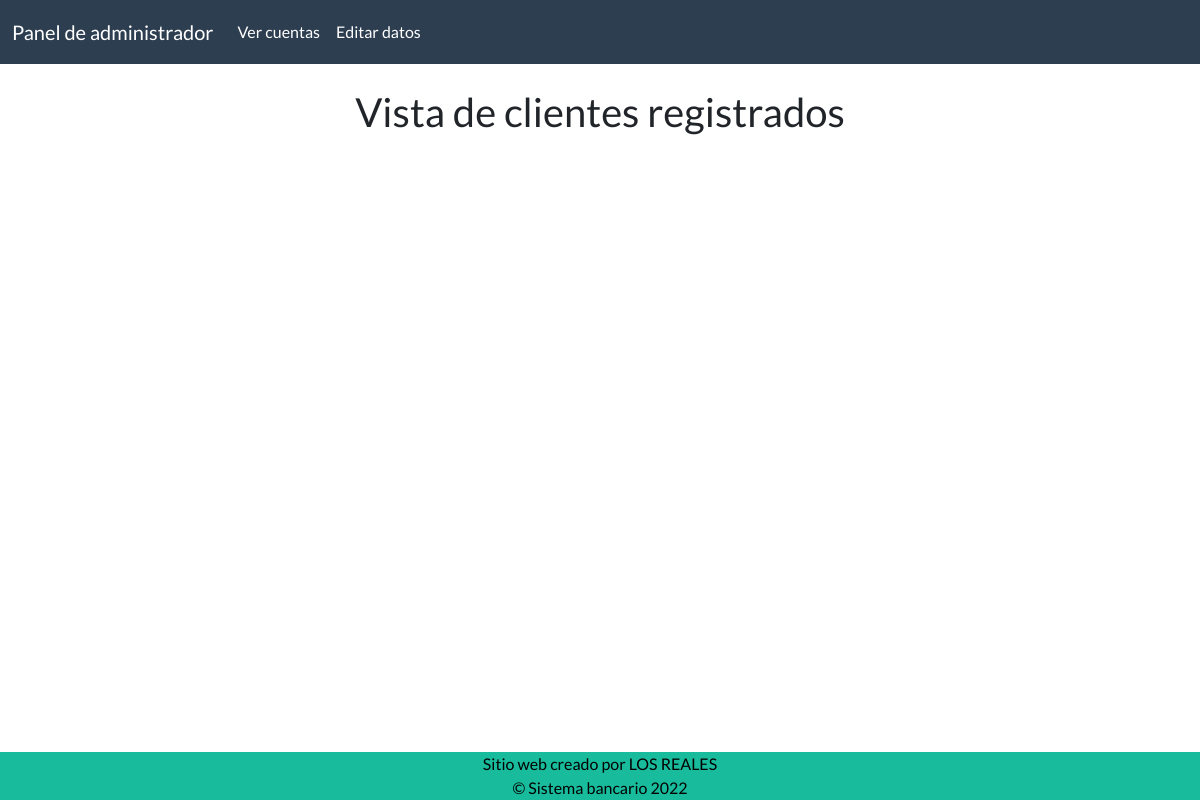
The page /admins/tabla_clientes/ on the database as committed earlier.
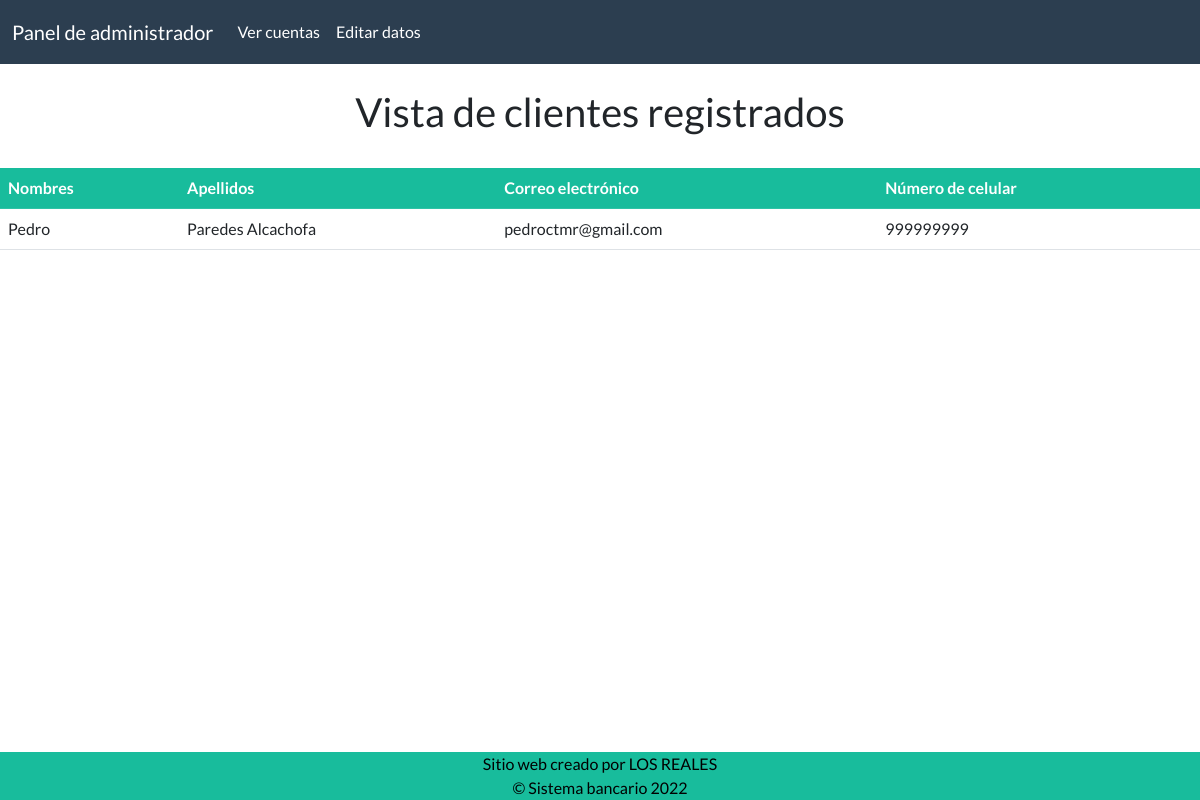
The same page on the database as committed later.
### profiles/models.py (models this page shows)
class DatosGenerales(models.Model):
    nombres = models.CharField(max_length=50)
    dni = models.IntegerField()
    apellido_paterno = models.CharField(max_length=50)
    apellido_materno = models.CharField(max_length=50)
    correo = models.EmailField()
    fecha_nacimiento = models.DateField()
    num_celular = models.IntegerField()
    sexo = models.CharField(max_length=10)
    edad = models.IntegerField()
    domicilio = models.CharField(max_length=50)

### admins/views.py (the view)
def tabla_clientes(request):
    cliente = DatosGenerales.objects.all()
    clientes = {'clientes':cliente}
    return render(request, "tabla_clientes.html", clientes)

### admins/templates/tabla_clientes.html (shortened to what this page needs)
{% extends 'admin_base.html' %}
{% block bodycontent %}
  <br>
  <h2 class="container text-center">Vista de clientes registrados</h2>
  <br>
  {% if clientes %}
  {% for cliente in clientes%}
  <table class="table table-hover">
      <thead>
        <tr class="table-success">
          <th scope="col">Nombres</th>
          <th scope="col">Apellidos</th>
          <th scope="col">Correo electrónico</th>
          <th scope="col">Número de celular</th>
        </tr>
      </thead>
      <tbody>
        <tr>
          <td>{{cliente.nombres}}</td>
          <td>{{cliente.apellido_paterno}} {{cliente.apellido_materno}}</td>
          <td>{{cliente.correo}}</td>
          <td>{{cliente.num_celular}}</td>
        </tr>
      </tbody>
    </table>
  {% endfor %}
  {% endif %}
{% endblock %}

### admins/templates/admin_base.html (shortened to what this page needs)
{% load static %}
<!DOCTYPE html>
<html>
<html lang = "es">
    <head>
        {% load bootstrap_themes %}
        <link rel = "stylesheet" href = "{% static 'bootstrap.min.css' %}">
        <link href="bootstrap.min.css" rel="stylesheet">
    </head>
    <body>
        {% block headercontent %}
        <nav class="navbar navbar-expand-lg navbar-dark bg-primary">
            <div class="container-fluid">
              <a class="navbar-brand" href="{% url 'admins:admin_index' %}">Panel de administrador</a>
              <div class="collapse navbar-collapse" id="navbarColor01">
                <ul class="navbar-nav me-auto">
                <div class="navbar-nav">
                    <a class="nav-item nav-link" href="{%url 'admins:tabla_clientes' %}" id="nav-create">Ver cuentas</a>
                    <a class="nav-item nav-link" href="{% url 'admins:tabla_clientes' %}" id="nav-login">Editar datos</a>
                </div>
                </ul>
              </div>
            </div>
          </nav>
        {% endblock %}
        {% block bodycontent %}
        {% endblock %}
        {% block footer %}
        <section class="foot bg-success text-black">
            <div class="text-center">
                Sitio web creado por  LOS REALES</a>
                <br>
                <a>&copy; Sistema bancario 2022</a>
            </div>
        </section>
        {% endblock %}
    </body>
</html>

### admins/templates/tabla_clientes.html (style rules this page uses)
.table { position: absolute; width: 75%; height: auto; }

### admins/templates/admin_base.html (style rules this page uses)
nav { flex-shrink: 0px; width: auto; height: 4rem; }
.foot { position: absolute; bottom: 0px; left: 0px; right: 0px; }

Rows that differ between the two databases and show on the page:
added DatosGenerales: nombres "Pedro", apellido_paterno "Paredes", apellido_materno "Alcachofa", correo "pedroctmr@gmail.com", num_celular "999999999"
